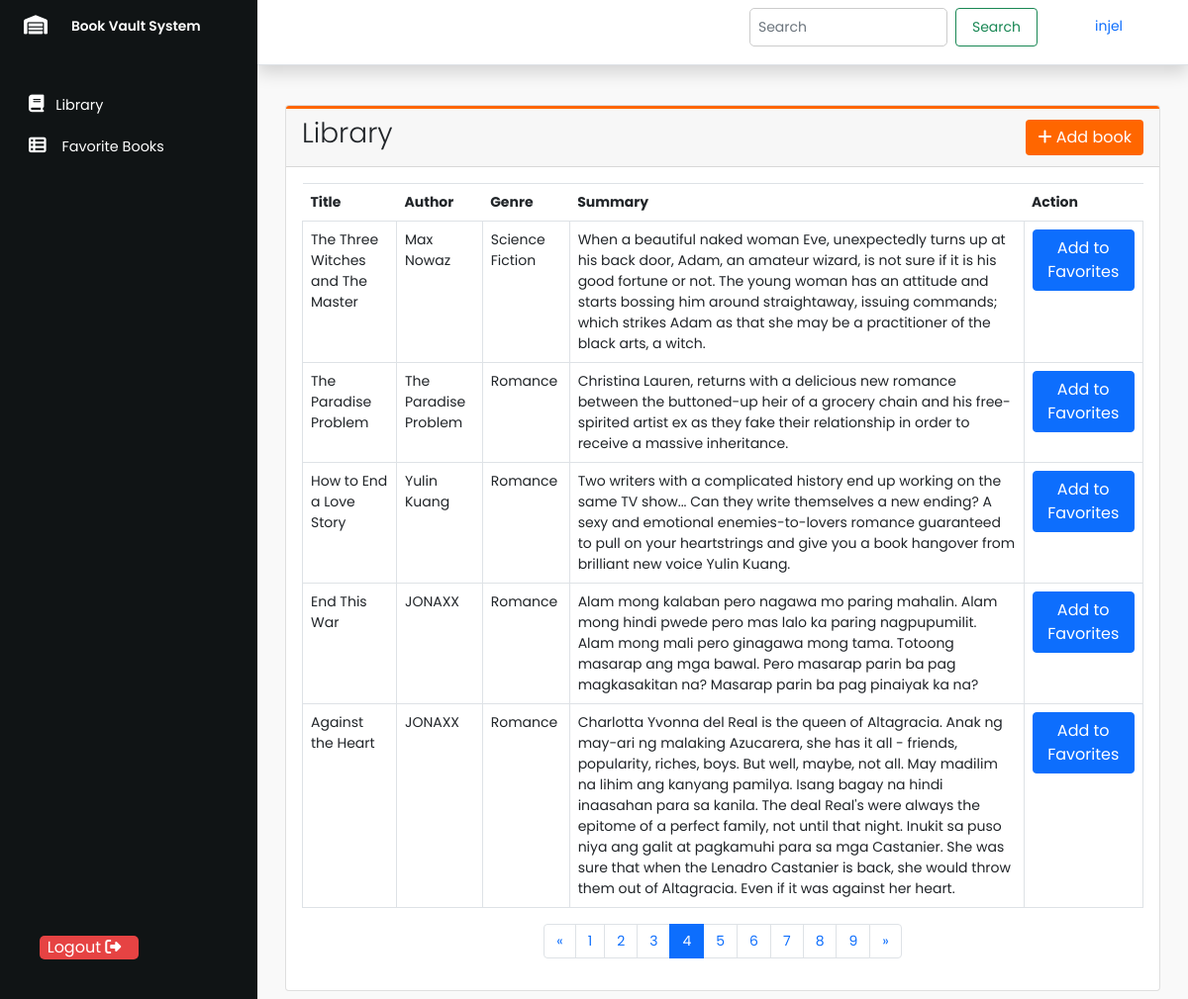
Page /main.php?page=4 (signed in) on the committed database.
### tables this page shows
CREATE TABLE `book` (
  `id` int(11) NOT NULL,
  `title` varchar(255) NOT NULL,
  `author` varchar(255) NOT NULL,
  `genre` varchar(100) NOT NULL,
  `summary` text NOT NULL,
  `created_at` timestamp NOT NULL DEFAULT current_timestamp()
);

### main.php (the view, shortened to what this page needs)
<?php
$servername = "localhost";
$username = "root";
$password = "";
$dbname = "bookvault";
$conn = new mysqli($servername, $username, $password, $dbname);
$books = [];
$sql = "CALL GetBooks()";
if ($result = $conn->query($sql)) {
    while ($row = $result->fetch_assoc()) {
        $books[] = $row;
    }
}
$booksPerPage = 5;
$totalBooks = count($books);
$totalPages = ceil($totalBooks / $booksPerPage);
$page = isset($_GET['page']) ? (int)$_GET['page'] : 1;
$start = ($page - 1) * $booksPerPage;
$currentBooks = array_slice($books, $start, $booksPerPage);
?>
<!DOCTYPE html>
<html lang="en">
<head>
    <link href="https://cdn.jsdelivr.net/npm/bootstrap@5.0.2/dist/css/bootstrap.min.css" rel="stylesheet">
    <link rel="stylesheet" href="https://cdnjs.cloudflare.com/ajax/libs/font-awesome/6.5.1/css/all.min.css"/>
    <link rel="stylesheet" href="css/page_style.css">
</head>
<body>
<div class="wrapper">
    <aside id="sidebar" class="expand">
        <div class="h-100">
            <div class="d-flex" id="system-info">
                <a href="main.php" class="box_icon" type="button">
                    <i class="fa-solid fa-warehouse"></i>
                </a>
                <div class="sidebar-logo">
                    <a href="main.php">Book Vault System</a>
                </div>
            </div>
            <ul class="sidebar-nav">
                <li class="sidebar-item">
                    <a href="main.php" class="sidebar-link">
                        <i class="fa-solid fa-book"></i>
                        <span>Library</span>
                    </a>
                </li>
                <li class="sidebar-item">
                    <a href="favorite.php" class="sidebar-link">
                        <i class="fa-solid fa-table-list pe-1"></i>
                        <span>Favorite Books</span>
                    </a>
                </li>
            </ul>
        </div>
        <button class="logout-button">
            <a href="login.php" class="logout-button link-button">
                <span>Logout</span>
                <i class="fa-solid fa-right-from-bracket"></i>
            </a>
        </button>
    </aside>
    <div class="main">
        <nav class="navbar navbar-expand px-3 p-0 border-bottom shadow border-bottom">
            <div class="navbar-collapse navbar">
                <ul class="navbar-nav ms-auto">
                    <li class="nav-item">
                        <form class="d-flex search-form">
                            <input class="form-control search-input me-2" type="search" placeholder="Search" aria-label="Search">
                            <button class="btn btn-outline-success search-button" type="submit">Search</button>
                        </form>
                    </li>
                    <li class="nav-item">
                        <a id="name" href="profile.php" class="nav-link">
                            <?php echo htmlspecialchars($_SESSION['fullname']); ?>
                        </a>
                    </li>
                </ul>
            </div>
        </nav>
        <main class="content px-3 py-2">
            <div class="container-fluid">
                <div class="row mt-3">
                    <div class="container mt-3">
                        <div class="row">
                            <div class="col-md-12">
                                <div class="card">
                                    <div class="card-header d-flex justify-content-between align-items-center">
                                        <h5 class="card-title fs-3 display-1">Library</h5>
                                        <button class="btn btn-cust-citrus" id="btnAdd"><i class="fa-solid fa-plus"></i> Add book</button>
                                    </div>
                                    <div class="card-body">
                                        <div id="mainDiv">
                                            <table class="table table-bordered">
                                                <thead>
                                                    <tr>
                                                        <th>Title</th>
                                                        <th>Author</th>
                                                        <th>Genre</th>
                                                        <th>Summary</th>
                                                        <th>Action</th>
                                                    </tr>
                                                </thead>
                                                <tbody id="booksTableBody">
                                                    <?php foreach ($currentBooks as $book): ?>
                                                        <tr>
                                                            <td><?php echo htmlspecialchars($book['title']); ?></td>
                                                            <td><?php echo htmlspecialchars($book['author']); ?></td>
                                                            <td><?php echo htmlspecialchars($book['genre']); ?></td>
                                                            <td><?php echo htmlspecialchars($book['summary']); ?></td>
                                                            <td><a href="favorites.php?book_id=<?php echo $book['id']; ?>" class="btn btn-primary">Add to Favorites</a></td>
                                                        </tr>
                                                    <?php endforeach; ?>
                                                </tbody>
                                            </table>
                                            <nav aria-label="Page navigation example">
                                                <ul class="pagination justify-content-center">
                                                    <?php if ($page > 1): ?>
                                                        <li class="page-item">
                                                            <a class="page-link" href="?page=<?php echo $page - 1; ?>" aria-label="Previous">
                                                                <span aria-hidden="true">&laquo;</span>
                                                            </a>
                                                        </li>
                                                    <?php endif; ?>
                                                    <?php for ($i = 1; $i <= $totalPages; $i++): ?>
                                                        <li class="page-item <?php if ($i == $page) echo 'active'; ?>">
                                                            <a class="page-link" href="?page=<?php echo $i; ?>"><?php echo $i; ?></a>
                                                        </li>
                                                    <?php endfor; ?>
                                                    <?php if ($page < $totalPages): ?>
                                                        <li class="page-item">
                                                            <a class="page-link" href="?page=<?php echo $page + 1; ?>" aria-label="Next">
                                                                <span aria-hidden="true">&raquo;</span>
                                                            </a>
                                                        </li>
                                                    <?php endif; ?>
                                                </ul>
                                            </nav>
                                        </div>
                                    </div>
                                </div>
                            </div>
                        </div>
                    </div>
                </div>
            </div>
        </main>
    </div>
</div>
</body>
</html>

### css/page_style.css (style rules this page uses)
body { font-family: 'Poppins', sans-serif; font-size: 0.875rem; opacity: 1; overflow-y: auto; }
a { cursor: pointer; text-decoration: none; }
li { list-style: none; }
.wrapper { display: flex; }
#sidebar { width: 70px; min-width: 70px; z-index: 1000; transition: all .25s ease-in-out; background-color: #101415; display: flex; flex-direction: column; }
#sidebar.expand { width: 260px; min-width: 260px; }
.box_icon { background-color: transparent; cursor: pointer; border: 0; padding: 1rem 1.5rem; }
.box_icon i { font-size: 1.2rem; color: #FFF; }
.sidebar-logo { margin: auto 0; }
.sidebar-logo a { color: #FFF; font-size: .86rem; font-weight: 600; white-space: nowrap; }
#sidebar.expand .sidebar-logo, #sidebar.expand a.sidebar-link span { animation: fadeIn .25s ease; }
.sidebar-nav { padding: 2rem 0; flex: 1 1 auto; }
a.sidebar-link { padding: .625rem 1.625rem; color: #ffffff; display: block; font-size: 0.9rem; white-space: nowrap; border-left: 3px solid transparent; }
.sidebar-link i { font-size: 1.1rem; margin-right: .50rem; }
.sidebar-item { position: relative; }
.navbar-expand .navbar-nav { margin-left: auto; }
.navbar-expand .navbar-collapse { min-width: 200px; }
.main { display: flex; flex-direction: column; min-height: 100vh; overflow: hidden; transition: all 0.35s ease-in-out; width: 100%; background: #fff; }
.content { flex: 1; max-width: 100vw; background: #f9f9f9; }
@media (min-width:756px) { .content { max-width: auto; width: auto; } }
.btn-cust-citrus { background-color: #ff6600; color: #fff; border: none; }
.card-header { border-top: 3px solid #ff6600; }
.table thead th { border: none; }
.logout-button { position: absolute; bottom: 20px; left: 20px; background-color: #e64343; color: #ffffff; border: none; width: 100px; font-size: 16px; cursor: pointer; border-radius: 5px; }
.logout-button i { margin-right: 10px; }
.search-form { margin-bottom: 10px; }
.search-input { width: 200px; padding: 8px; border: 1px solid #ccc; border-radius: 5px; font-size: 14px; }
.search-button { padding: 8px 16px; margin-right: 50px; font-size: 14px; }
#name { padding-right: 50px; }
.content { flex: 1; max-width: 100vw; background: #f9f9f9; padding: 20px; }

### rows in the picture
book: title "The Three Witches and The Master", author "Max Nowaz", genre "Science Fiction", summary "When a beautiful naked woman Eve, unexpectedly turns up at his back door, Adam, an amateur wizard, is not sure if it is his good fortune or not. The young woman has an attitude and starts bossing him around straightaway, issuing commands; which strikes Adam as that she may be a practitioner of the black arts, a witch."
book: title "The Paradise Problem", author "The Paradise Problem", genre "Romance", summary "Christina Lauren, returns with a delicious new romance between the buttoned-up heir of a grocery chain and his free-spirited artist ex as they fake their relationship in order to receive a massive inheritance."
book: title "How to End a Love Story", author "Yulin Kuang", genre "Romance", summary "Two writers with a complicated history end up working on the same TV show... Can they write themselves a new ending? A sexy and emotional enemies-to-lovers romance guaranteed to pull on your heartstrings and give you a book hangover from brilliant new voice Yulin Kuang."
book: title "End This War", author "JONAXX", genre "Romance", summary "Alam mong kalaban pero nagawa mo paring mahalin. Alam mong hindi pwede pero mas lalo ka paring nagpupumilit. Alam mong mali pero ginagawa mong tama. Totoong masarap ang mga bawal. Pero masarap parin ba pag magkasakitan na? Masarap parin ba pag pinaiyak ka na?"
book: title "Against the Heart", author "JONAXX", genre "Romance", summary "Charlotta Yvonna del Real is the queen of Altagracia. Anak ng may-ari ng malaking Azucarera, she has it all - friends, popularity, riches, boys. But well, maybe, not all. May madilim na lihim ang kanyang pamilya. Isang bagay na hindi inaasahan para sa kanila. The deal Real's were always the epitome of a perfect family, not until that night. Inukit sa puso niya ang galit at pagkamuhi para sa mga Castanier. She was sure that when the Lenadro Castanier is back, she would throw them out of Altagracia. Even if it was against her heart."

### other values in the picture
$_SESSION['fullname'] "injel"
